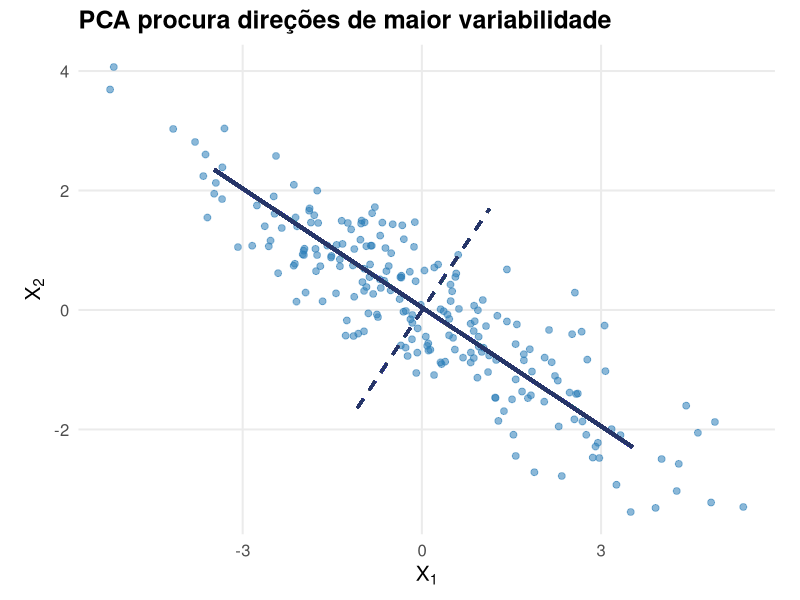

Write the R code that produced this figure.
## ---- chunk 1
#| include: false
library(ggplot2)
library(dplyr)
library(tidyr)
library(patchwork)

azul <- "#263568"
azul2 <- "#2C7FB8"

tema_slide <- theme_minimal(base_size = 15) +
  theme(panel.grid.minor = element_blank(),
        plot.title = element_text(face = "bold"),
        legend.position = "top")

set.seed(335)
n <- 220
z1 <- rnorm(n,sd=2.2)
z2 <- rnorm(n,sd=.55)
theta <- pi/5
R <- matrix(c(cos(theta),-sin(theta),sin(theta),cos(theta)),2,2)
X <- cbind(z1,z2) %*% t(R)
dados_pca <- data.frame(x1=X[,1],x2=X[,2])
pca_fit <- prcomp(dados_pca,center=TRUE,scale.=FALSE)
centro <- colMeans(dados_pca)
v1 <- pca_fit$rotation[,1]
v2 <- pca_fit$rotation[,2]
## ---- chunk 2
#| fig-width: 7.3
#| fig-height: 5.0
#| out-width: 70%
#| fig-align: center

escala <- 4.2

ggplot(dados_pca, aes(x1, x2)) +
  geom_point(alpha = .55, color = azul2, size = 2) +
  geom_segment(
    x = centro[1] - escala * v1[1],
    y = centro[2] - escala * v1[2],
    xend = centro[1] + escala * v1[1],
    yend = centro[2] + escala * v1[2],
    linewidth = 1.15,
    color = azul
  ) +
  geom_segment(
    x = centro[1] - 2 * v2[1],
    y = centro[2] - 2 * v2[2],
    xend = centro[1] + 2 * v2[1],
    yend = centro[2] + 2 * v2[2],
    linewidth = .9,
    linetype = "dashed",
    color = azul
  ) +
  coord_equal() +
  tema_slide +
  labs(
    title = "PCA procura direções de maior variabilidade",
    x = expression(X[1]),
    y = expression(X[2])
  )
